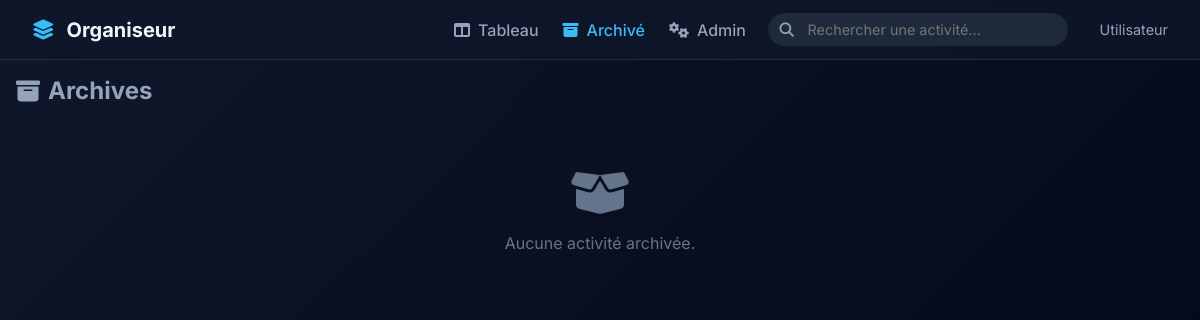
The page /archives/ on the database as committed earlier.
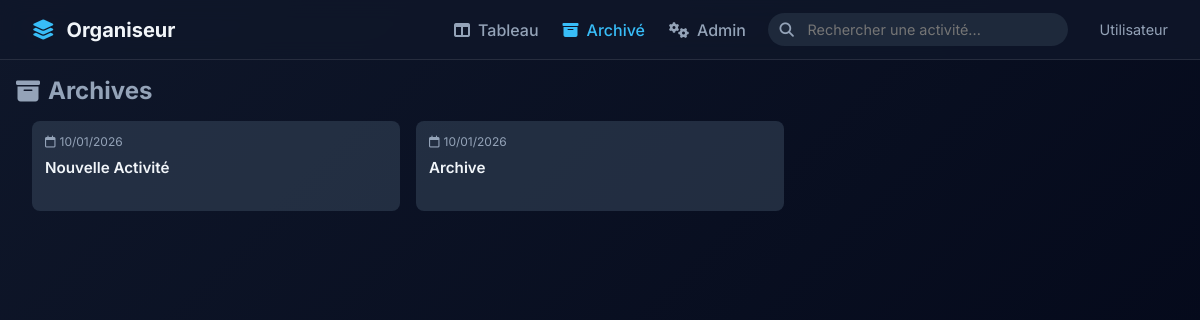
The same page on the database as committed later.
### web/kanban/models.py (models this page shows, shortened)
class Activity(models.Model):
    name = models.CharField(max_length=255, blank=True, null=True)
    date = models.DateField()
    description = models.TextField(blank=True, null=True)
    column = models.ForeignKey(KanbanColumn, on_delete=models.SET_NULL, blank=True, null=True, related_name='activities')
    tags = models.ManyToManyField(Tag, db_table='activity_tags', blank=True)
    class Meta:
        managed = False
        db_table = 'activities'
        verbose_name = "Activité"
        verbose_name_plural = "Activités"
        ordering = ['date']

### web/kanban/views.py (the view)
# urls.py: path('archives/', views.archives, name='archives'),
def archives(request):
    try:
        archived_col = KanbanColumn.objects.get(name='Archivé')
        activities = Activity.objects.filter(column=archived_col).order_by('-date')
    except KanbanColumn.DoesNotExist:
        activities = []
    context = {
        'activities': activities,
        'page_title': "Archives"
    }
    return render(request, 'kanban/archives.html', context)

### web/kanban/templates/kanban/archives.html (shortened to what this page needs)
{% extends 'kanban/base.html' %}
{% block content %}
<div class="board-header">
    <h2 style="margin: 0; display: flex; align-items: center; gap: 0.5rem; color: #94a3b8;">
        <i class="fa-solid fa-box-archive"></i> Archives
    </h2>
</div>
<div class="board-container" style="display: block; overflow-y: auto; padding: 1rem;">
    {% if activities %}
    <div class="grid-view"
        style="display: grid; grid-template-columns: repeat(auto-fill, minmax(300px, 1fr)); gap: 1rem;">
        {% for activity in activities %}
        <div class="activity-card" data-id="{{ activity.id }}" data-name="{{ activity.name }}"
            data-date="{{ activity.date|date:'Y-m-d' }}" style="cursor: pointer;">
            <div class="card-header">
                <span class="date"><i class="fa-regular fa-calendar"></i> {{ activity.date|date:"d/m/Y" }}</span>
            </div>
            <h3 class="card-title">{{ activity.name }}</h3>
        </div>
        {% endfor %}
    </div>
    {% else %}
    <div style="text-align: center; color: #64748b; margin-top: 3rem;">
        <i class="fa-solid fa-box-open" style="font-size: 3rem; margin-bottom: 1rem;"></i>
        <p>Aucune activité archivée.</p>
    </div>
    {% endif %}
</div>
{% endblock %}

Rows that differ between the two databases and show on the page:
added Activity: date "10/01/2026", name "Nouvelle Activité"
added Activity: date "10/01/2026", name "Archive"
Other text that changed with them:
text no longer shown: "Aucune activité archivée."
